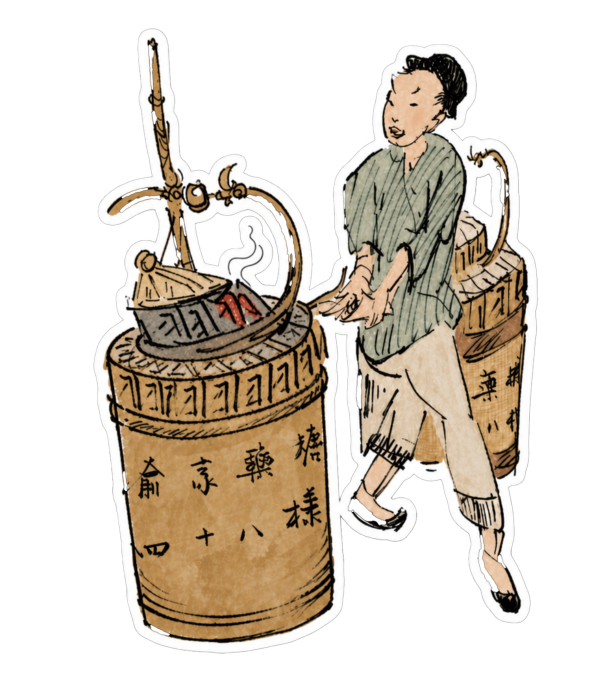
#> input picture web/si-shi-ba-yang/assets/yu-liu-cutout.png, 1224 x 1345 px (shown at 1/2 size)
$ python crop_walk8_actor.py
#> lines starting #> are read from the running program, lines starting #| are printed output that depends on the picture
from pathlib import Path

from PIL import Image


ROOT = Path(__file__).resolve().parents[1]
SOURCE = ROOT / "web" / "si-shi-ba-yang" / "assets" / "yu-liu-cutout.png"
TARGET = (
    ROOT
    / "web"
    / "si-shi-ba-yang"
    / "assets"
    / "walk8"
    / "yu-liu-walk8-portrait.png"
)


def main() -> None:
    image = Image.open(SOURCE).convert("RGBA")
#> image is the input picture: PIL image 1224x1345 RGBA; mean R, G, B, A 168.2, 159.6, 148.4, 112.8
    # Preserve the existing transparent artwork while limiting the layer to
    # Yu Liu's body for later route-driven movement.
    actor = image.crop((650, 45, 1115, 1318))
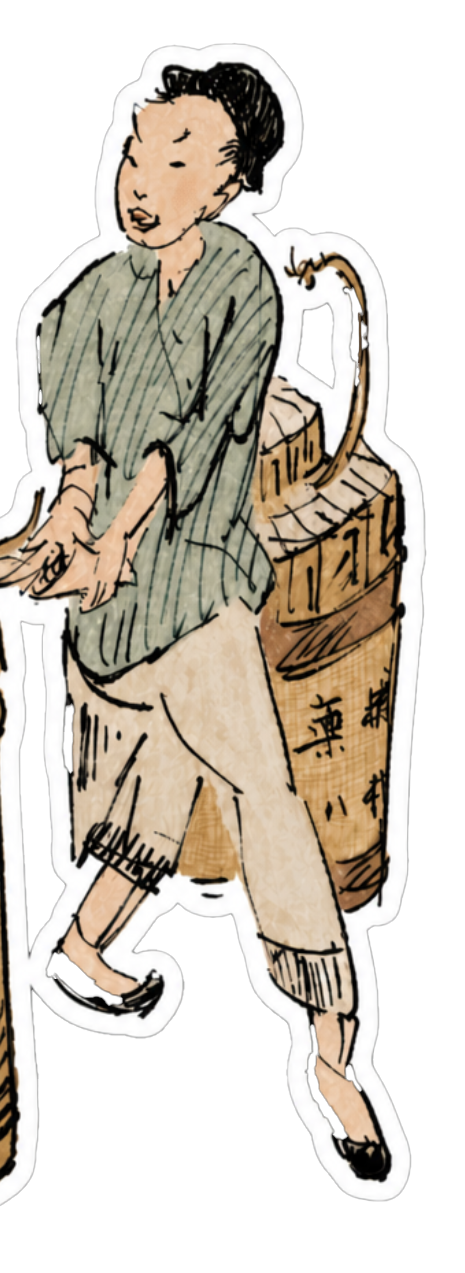
#> actor: PIL image 465x1273 RGBA; mean R, G, B, A 140.8, 133.5, 123, 146.5; transparent parts drawn white
    TARGET.parent.mkdir(parents=True, exist_ok=True)
    actor.save(TARGET, "PNG", optimize=True)
    print(f"saved {TARGET} {actor.size}")
#| saved web/si-shi-ba-yang/assets/walk8/yu-liu-walk8-portrait.png (465, 1273)


if __name__ == "__main__":
    main()
